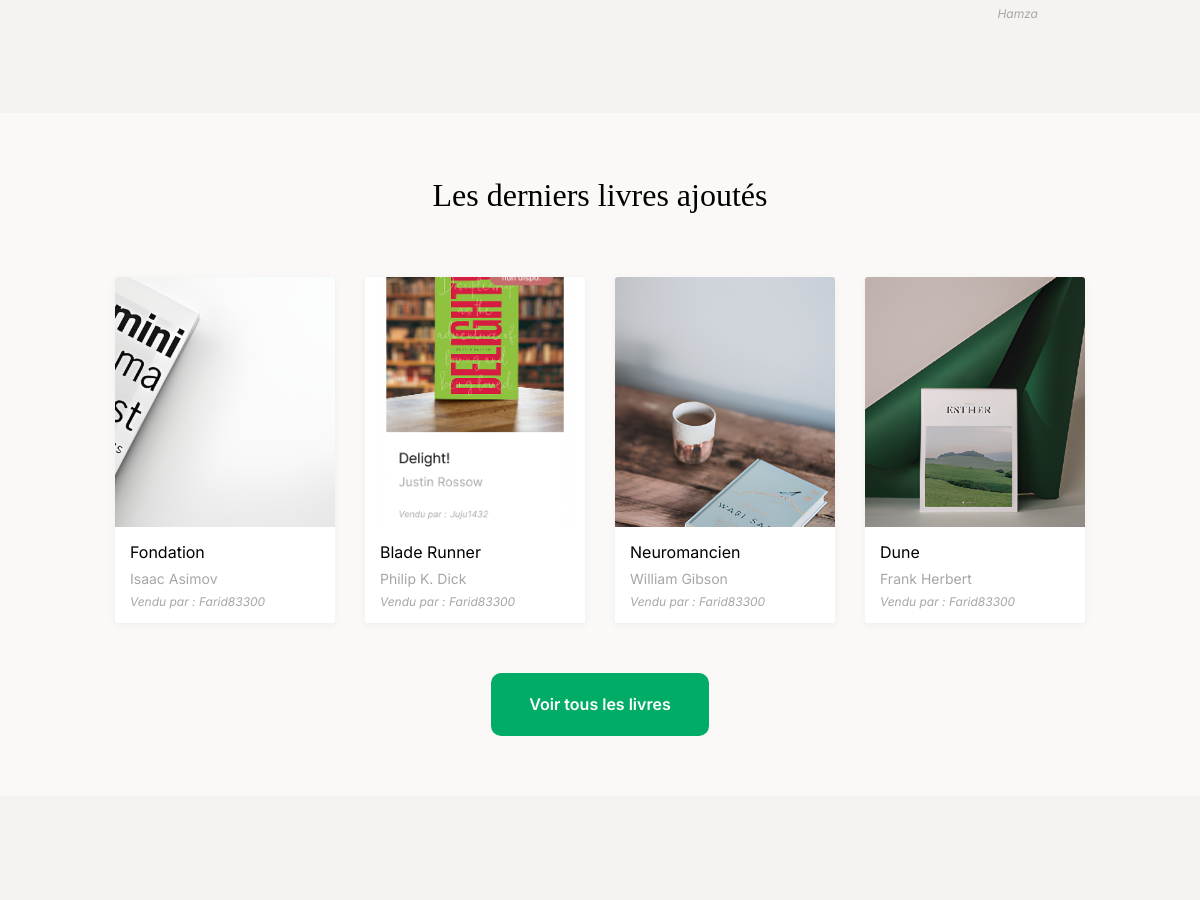
Before: / (middle part) with the older database file.
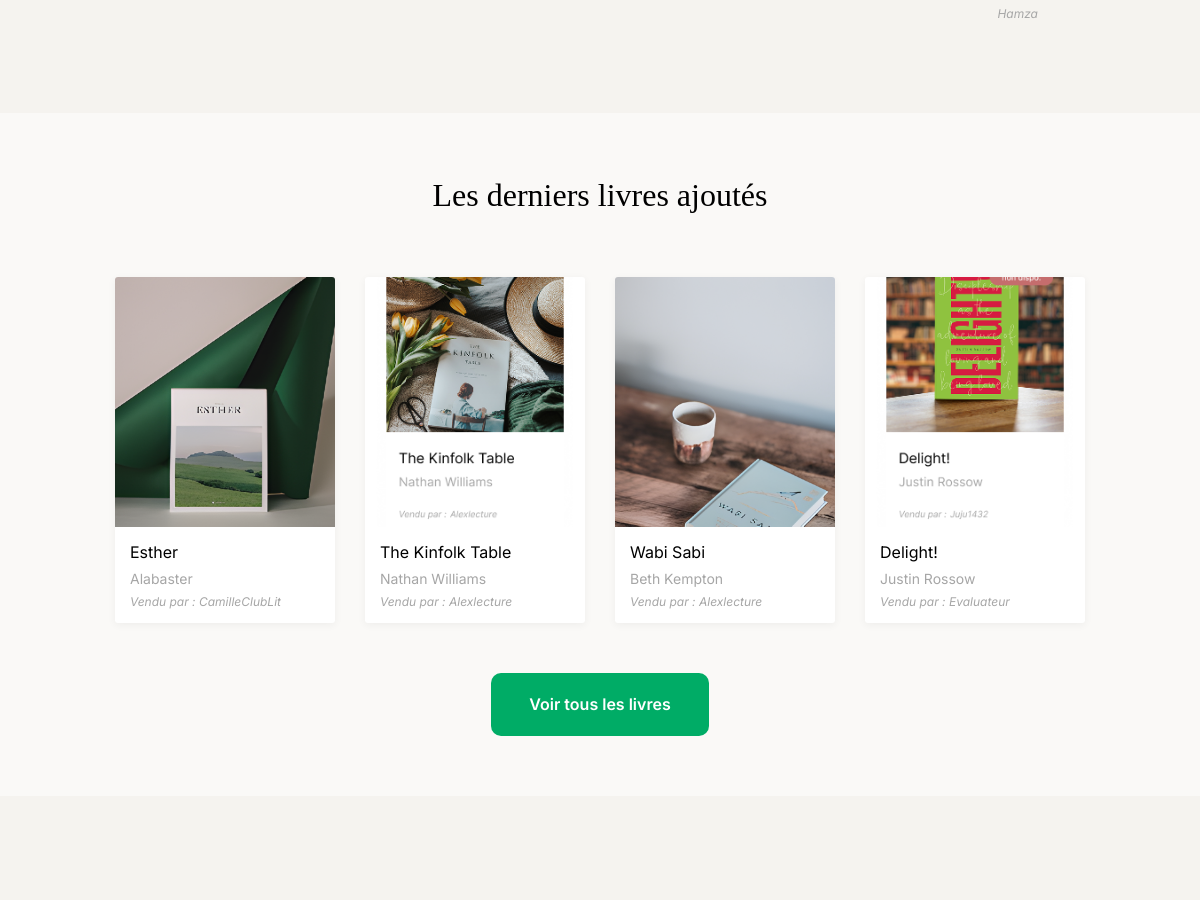
After: the same page with the newer database file.
### tables this page shows
CREATE TABLE `book` (
  `id` int NOT NULL,
  `user_id` int NOT NULL,
  `title` varchar(255) NOT NULL,
  `author` varchar(255) NOT NULL,
  `description` text NOT NULL,
  `photo` varchar(255) DEFAULT NULL,
  `availability` tinyint(1) NOT NULL DEFAULT '1',
  `created_at` datetime NOT NULL DEFAULT CURRENT_TIMESTAMP
);

CREATE TABLE `user` (
  `id` int NOT NULL,
  `email` varchar(255) NOT NULL,
  `password` varchar(255) NOT NULL,
  `pseudo` varchar(100) NOT NULL,
  `profile_picture` varchar(255) DEFAULT NULL,
  `created_at` datetime NOT NULL DEFAULT CURRENT_TIMESTAMP
);

### views/views.php (called while the page is built, shortened)
<?php
class View
{
    public function render(string $template, array $data = []): void
    {
        if (isset($_SESSION['user'])) {
            $db = DBManager::getInstance()->getPDO();
            $messageManager = new MessageManager($db);
            $data['unreadCount'] = $messageManager->countUnread($_SESSION['user']['id']);
        } else {
            $data['unreadCount'] = 0;
        }
        extract($data);
        require __DIR__ . '/templates/' . $template . '.php';
        $content = ob_get_clean();
        require __DIR__ . '/templates/main.php';
    }
}

### controllers/HomeController.php (called while the page is built, shortened)
<?php
class HomeController
{
    public function showHome(): void
    {
        $db = DBManager::getInstance()->getPDO();
        $bookManager = new BookManager($db);
        $lastBooks = $bookManager->getLastBooks();
        $view = new View('Accueil');
        $view->render('home', ['lastBooks' => $lastBooks]);
    }
}

### models/BookManager.php (called while the page is built, shortened)
<?php
class BookManager
{
    private PDO $db;
    public function __construct(PDO $db)
    {
        $this->db = $db;
    }
    public function getLastBooks(int $limit = 4): array
    {
        $stmt = $this->db->prepare(
            'SELECT book.*, user.pseudo
            FROM book
            LEFT JOIN user ON book.user_id = user.id
            ORDER BY book.created_at DESC
            LIMIT :limit'
        );
        $stmt->bindValue(':limit', $limit, PDO::PARAM_INT);
        $stmt->execute();
        return $stmt->fetchAll();
    }
}

### views/templates/home.php (the view, shortened to what this page needs)
<?php $currentPage = 'home'; ?>
<section class="hero-section">
    <div class="hero-image">
        <p>Hamza</p>
    </div>
</section>
<section class="last-books-section">
    <h2>Les derniers livres ajoutés</h2>
    <div class="last-books">
        <?php foreach ($lastBooks as $book) : ?>
            <a href="index.php?action=single-book&id=<?= $book['id'] ?>" class="book-card">
                <div class="book-card-image">
                    <img src="<?= htmlspecialchars($book['photo']) ?>" alt="<?= htmlspecialchars($book['title']) ?>">
                </div>
                <h3><?= htmlspecialchars($book['title']) ?></h3>
                <p class="book-author"><?= htmlspecialchars($book['author']) ?></p>
                <p class="book-seller">Vendu par : <?= htmlspecialchars($book['pseudo']) ?></p>
            </a>
        <?php endforeach; ?>
    </div>
    <a href="index.php?action=books" class="btn-primary btn-large">Voir tous les livres</a>
</section>
<section class="how-does-it-work">
</section>

### index.php (shortened to what this page needs)
<?php
require_once 'views/views.php';
$action = $_GET['action'] ?? 'home';
try {
    switch ($action) {
        case 'home':
            $controller = new HomeController();
            $controller->showHome();
            break;
    }
} catch (Exception $e) {
    $errorView = new View('Erreur');
    $errorView->render('errorPage', ['errorMessage' => $e->getMessage()]);
}

### views/templates/main.php (shortened to what this page needs)
<!DOCTYPE html>
<html lang="fr">
    <head>
        <link rel="stylesheet" href="assets/css/global.css">
        <link rel="stylesheet" href="assets/css/<?= $currentPage ?>.css">
    </head>
    <body>
        <main>
        <?= $content ?>
        </main>
    </body>
</html>

### assets/css/global.css (style rules this page uses)
* { margin: 0; padding: 0; box-sizing: border-box; }
:root { --background-color: #F5F3EF; --background-light-color: #FAF9F7; --cta-color: #00AC66; --title-color: #000000; --text-color: #292929; --text-light-color: #A6A6A6; }
html { background-color: var(--background-color); }
body { display: flex; flex-direction: column; align-items: center; min-height: 100vh; width: 100%; margin: 0 auto; background-color: var(--background-color); font-family: 'Inter', sans-serif; }
h2 { font-family: 'Playfair Display', serif; font-weight: 400; font-size: 32px; line-height: 44px; color: var(--title-color); }
p { font-family: 'Inter', sans-serif; font-weight: 400; font-size: 16px; line-height: 100%; color: var(--text-light-color); }
a { text-decoration: none; color: inherit; }
.btn-primary { display: flex; justify-content: center; align-items: center; width: 152px; margin-top: 30px; padding: 22px 38px; background-color: var(--cta-color); border-radius: 10px; color: white; font-family: 'Inter', sans-serif; font-weight: 600; font-size: 16px; line-height: 19px; }
.btn-primary.btn-large { width: 218px; margin-top: 0px; }
main { flex: 1; width: 100%; }

### assets/css/home.css (style rules this page uses)
.hero-section { display: flex; flex-direction: row; align-items: center; justify-content: center; gap: clamp(40px, 6vw, 120px); width: 100%; height: 747px; padding: 0 clamp(30px, 8vw, 150px); }
.hero-image { display: flex; flex-direction: column; align-items: flex-end; }
.hero-image p { margin-top: 10px; font-size: 12px; font-style: italic; line-height: 1; }
.last-books-section { display: flex; flex-direction: column; justify-content: center; align-items: center; gap: 30px; width: 100%; padding: 60px 150px; background-color: var(--background-light-color); }
.last-books { display: flex; flex-direction: row; justify-content: center; gap: 30px; margin-top: 30px; }
.book-card { display: flex; flex-direction: column; background-color: white; border-radius: 3px; overflow: hidden; width: 220px; text-decoration: none; color: inherit; box-shadow: 0 2px 8px rgba(0, 0, 0, 0.05); transition: transform 0.2s ease; margin-bottom: 20px; }
.book-card-image { width: 100%; height: 250px; overflow: hidden; }
.book-card-image img { width: 100%; height: 100%; object-fit: cover; }
.book-card h3 { font-family: 'Inter', sans-serif; font-size: 16px; font-weight: 400; margin: 15px 15px 5px; color: var(--title-color); }
.book-card .book-author { font-size: 14px; color: var(--text-light-color); margin: 0 15px; margin-top: 5px; ; }
.book-card .book-seller { font-size: 12px; font-style: italic; color: var(--text-light-color); margin: 10px 15px 15px; margin-top: 10px; }
.how-does-it-work { display: flex; flex-direction: column; justify-content: center; align-items: center; gap: 30px; width: 100%; height: 602px; padding: 0 150px; }

Changed rows visible on the page:
removed book: photo (picture), title "Fondation", author "Isaac Asimov", user.pseudo "Farid83300"
removed book: photo (picture), title "Blade Runner", author "Philip K. Dick", user.pseudo "Farid83300"
removed book: photo (picture), title "Neuromancien", author "William Gibson", user.pseudo "Farid83300"
removed book: photo (picture), title "Dune", author "Frank Herbert", user.pseudo "Farid83300"
now on this page (row edited): book: photo (picture), title "Esther", author "Alabaster", user.pseudo "CamilleClubLit"
now on this page (row edited): book: photo (picture), title "The Kinfolk Table", author "Nathan Williams", user.pseudo "Alexlecture"
now on this page (row edited): book: photo (picture), title "Wabi Sabi", author "Beth Kempton", user.pseudo "Alexlecture"
now on this page (row edited): book: photo (picture), title "Delight!", author "Justin Rossow", user.pseudo "Evaluateur"
